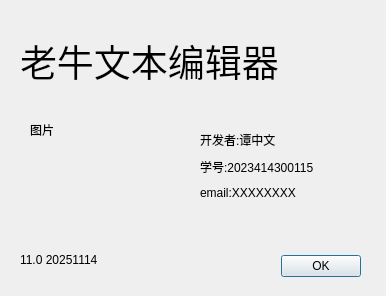
<?xml version="1.0" encoding="UTF-8"?>
<ui version="4.0">
 <class>AboutDialog</class>
 <widget class="QDialog" name="AboutDialog">
  <property name="geometry">
   <rect>
    <x>0</x>
    <y>0</y>
    <width>386</width>
    <height>296</height>
   </rect>
  </property>
  <property name="windowTitle">
   <string>Dialog</string>
  </property>
  <widget class="QDialogButtonBox" name="buttonBox">
   <property name="geometry">
    <rect>
     <x>20</x>
     <y>250</y>
     <width>341</width>
     <height>32</height>
    </rect>
   </property>
   <property name="orientation">
    <enum>Qt::Orientation::Horizontal</enum>
   </property>
   <property name="standardButtons">
    <set>QDialogButtonBox::StandardButton::Ok</set>
   </property>
  </widget>
  <widget class="QLabel" name="label">
   <property name="geometry">
    <rect>
     <x>20</x>
     <y>0</y>
     <width>341</width>
     <height>121</height>
    </rect>
   </property>
   <property name="font">
    <font>
     <pointsize>28</pointsize>
    </font>
   </property>
   <property name="text">
    <string>老牛文本编辑器</string>
   </property>
  </widget>
  <widget class="QLabel" name="label_5">
   <property name="geometry">
    <rect>
     <x>30</x>
     <y>120</y>
     <width>69</width>
     <height>19</height>
    </rect>
   </property>
   <property name="text">
    <string>图片</string>
   </property>
  </widget>
  <widget class="QLabel" name="label_6">
   <property name="geometry">
    <rect>
     <x>20</x>
     <y>250</y>
     <width>131</width>
     <height>19</height>
    </rect>
   </property>
   <property name="text">
    <string>11.0 20251114</string>
   </property>
  </widget>
  <widget class="QWidget" name="">
   <property name="geometry">
    <rect>
     <x>200</x>
     <y>130</y>
     <width>153</width>
     <height>73</height>
    </rect>
   </property>
   <layout class="QVBoxLayout" name="verticalLayout">
    <item>
     <widget class="QLabel" name="label_2">
      <property name="text">
       <string>开发者:谭中文</string>
      </property>
     </widget>
    </item>
    <item>
     <widget class="QLabel" name="label_3">
      <property name="text">
       <string>学号:2023414300115</string>
      </property>
     </widget>
    </item>
    <item>
     <widget class="QLabel" name="label_4">
      <property name="text">
       <string>email:XXXXXXXX</string>
      </property>
     </widget>
    </item>
   </layout>
  </widget>
 </widget>
 <resources/>
 <connections>
  <connection>
   <sender>buttonBox</sender>
   <signal>accepted()</signal>
   <receiver>AboutDialog</receiver>
   <slot>accept()</slot>
   <hints>
    <hint type="sourcelabel">
     <x>248</x>
     <y>254</y>
    </hint>
    <hint type="destinationlabel">
     <x>157</x>
     <y>274</y>
    </hint>
   </hints>
  </connection>
  <connection>
   <sender>buttonBox</sender>
   <signal>rejected()</signal>
   <receiver>AboutDialog</receiver>
   <slot>reject()</slot>
   <hints>
    <hint type="sourcelabel">
     <x>316</x>
     <y>260</y>
    </hint>
    <hint type="destinationlabel">
     <x>286</x>
     <y>274</y>
    </hint>
   </hints>
  </connection>
 </connections>
</ui>
